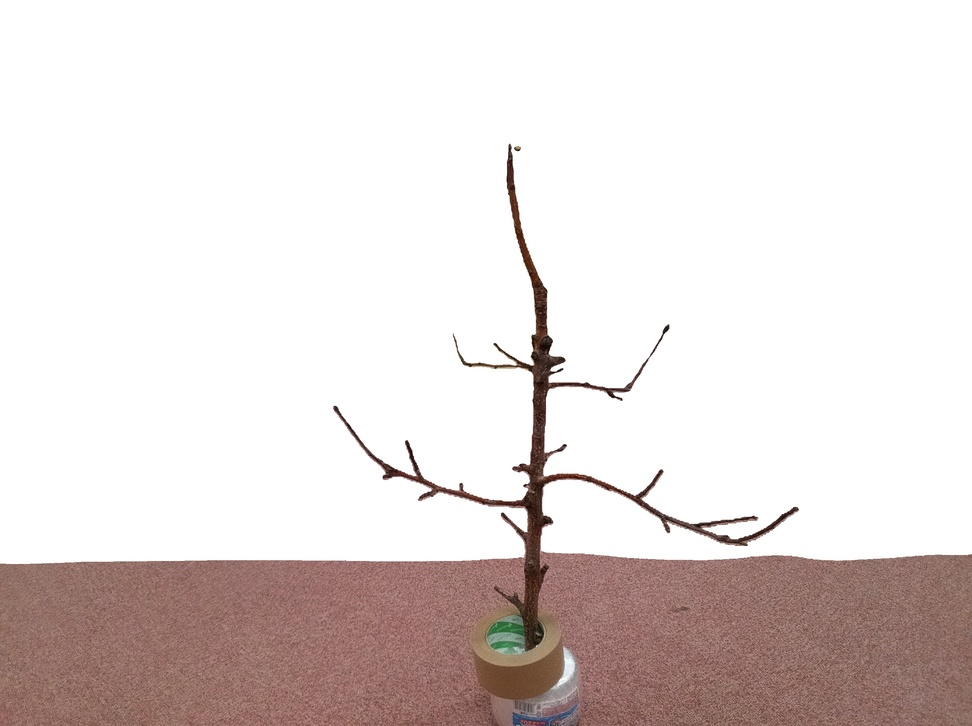
#> input picture 20240702162444.jpeg, 972 x 726 px, shrunk from 2592 x 1936 before the run, found by its file name
$ python image_skeleton.py
#> lines starting #> are read from the running program, lines starting #| are printed output that depends on the picture; after the words box and inside, x2 and y2 are one past the last pixel; in counts of white or black regions, pixels touching at a corner belong together
import cv2
import numpy as np
from skimage.morphology import skeletonize
import os

def detect_branch_points(image_path):
    # 画像の読み込み
    image = cv2.imread(image_path, cv2.IMREAD_GRAYSCALE)
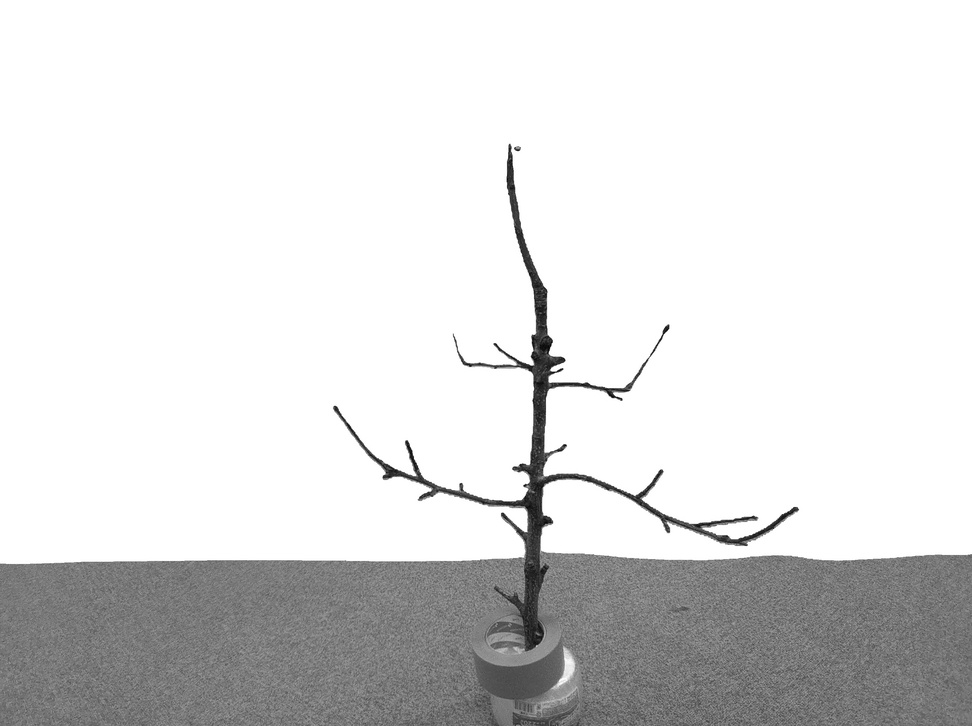
#> image: shape (726, 972); min 0, max 255, mean 221.1

    if image is None:
        print(f"Error: Could not read image from {image_path}")
        return

    # 二値化
    _, binary_image = cv2.threshold(image, 128, 255, cv2.THRESH_BINARY_INV)
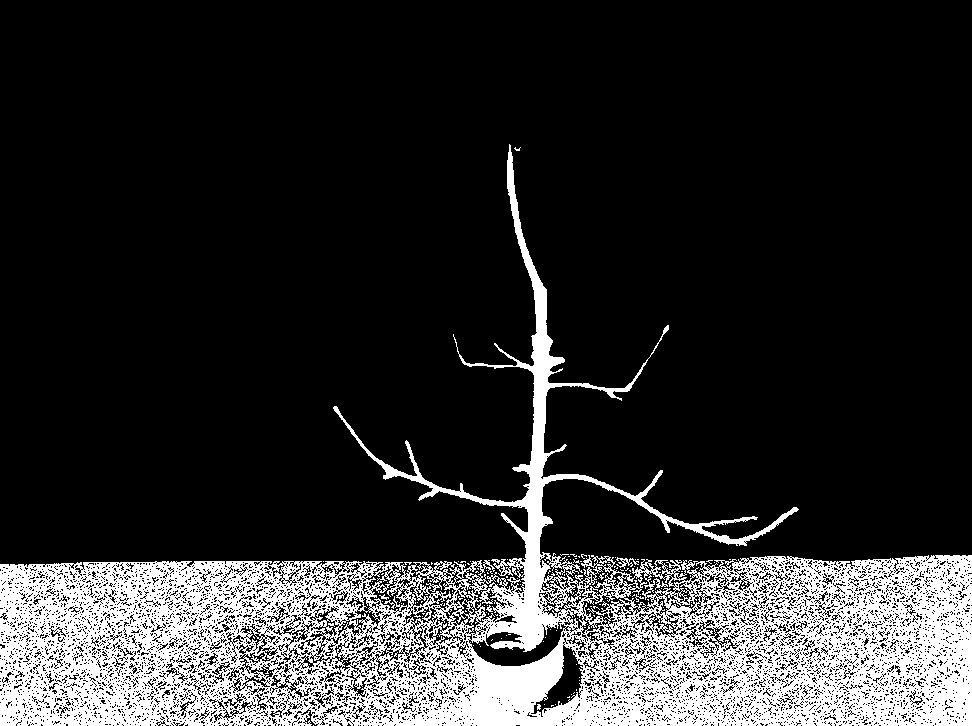
#> binary_image: shape (726, 972); 18% white; 159 white regions (152 under 20 px), largest, box (x1, y1, x2, y2) and area: (0, 144, 972, 726) 126029, (616, 557, 639, 569) 98, (384, 600, 395, 609) 29

    # スケルトン化
    skeleton = skeletonize(binary_image // 255).astype(np.uint8) * 255
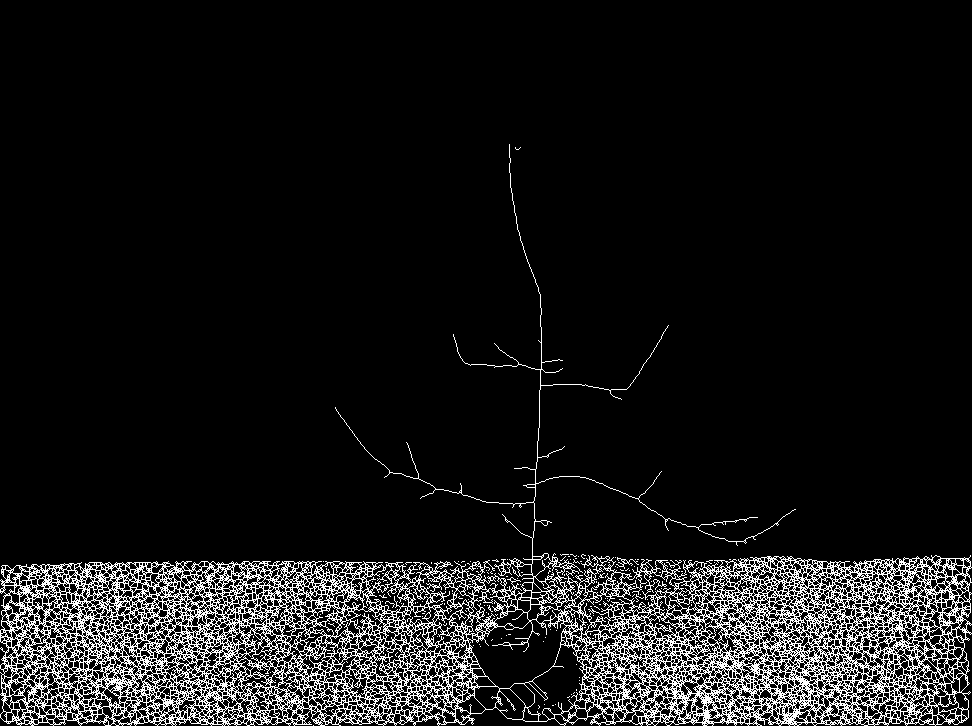
#> skeleton: shape (726, 972); 9.3% white in thin lines or dots, all inside (x1, y1, x2, y2) = (0, 144, 972, 726)

    # 隣接ピクセル数の計算
    kernel = np.array([[1, 1, 1],
                       [1, 10, 1],
                       [1, 1, 1]])
    neighbors = cv2.filter2D(skeleton, -1, kernel)
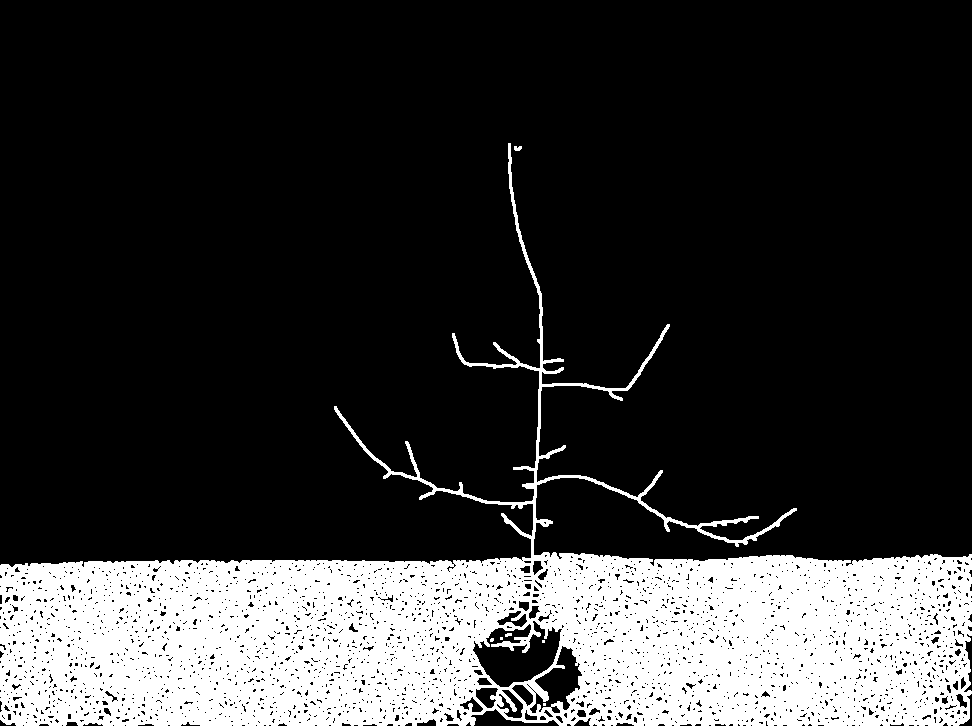
#> neighbors: shape (726, 972); 21.3% white; 7 white regions (4 under 20 px), largest, box (x1, y1, x2, y2) and area: (0, 143, 972, 726) 150147, (514, 146, 522, 151) 33, (505, 633, 512, 637) 22

    # ブランチポイントの検出
    branch_points = np.where(neighbors >= 30, 255, 0).astype(np.uint8)

    # 画像をファイルに保存
    cv2.imwrite('original_image.png', image)
    cv2.imwrite('skeleton.png', skeleton)
    cv2.imwrite('branch_points.png', branch_points)

    print("Images have been saved to current directory.")

if __name__ == "__main__":
    detect_branch_points('/home/kamada/work/3d-reconstruction/point_processing/20240702162444.jpeg')

$ run again, with ScreenCapture_2024-07-01-01-09-20.png saved as 20240702162444.jpeg
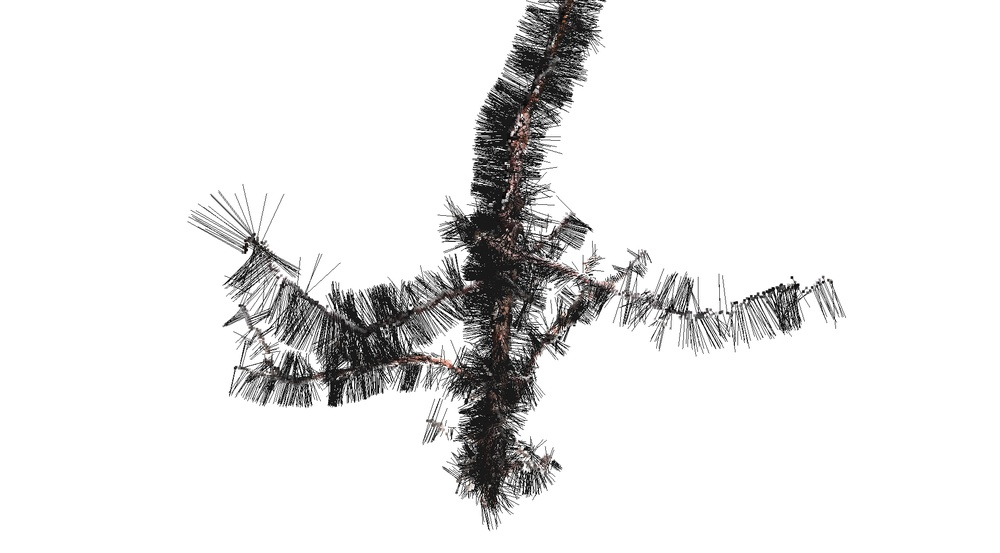
#> input picture ScreenCapture_2024-07-01-01-09-20.png, 1000 x 553 px, shrunk from 1920 x 1061 before the run, found by its file name
#> in detect_branch_points, `_, binary_image = cv2.threshold(image, 128, 255, cv2.THRESH_BINARY_INV)`:
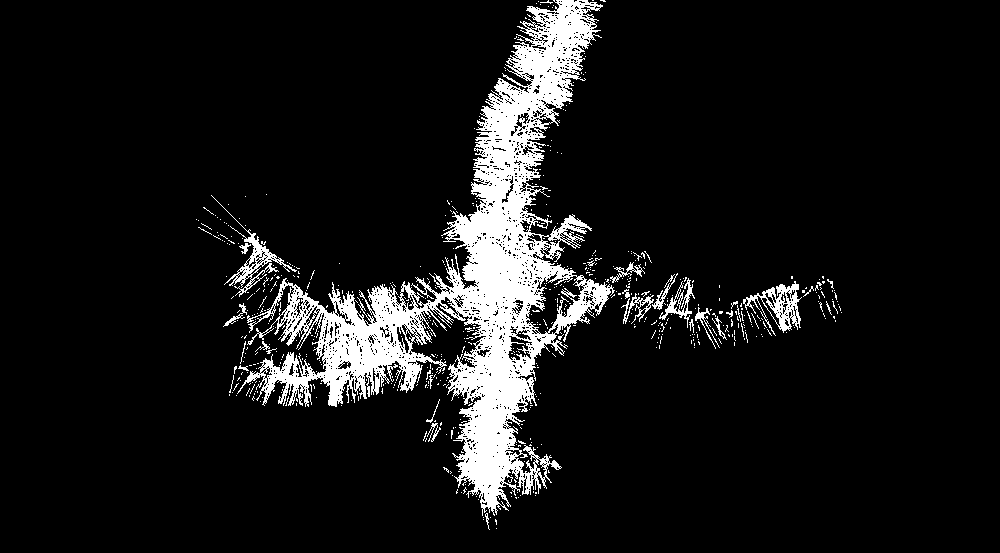
#> binary_image: shape (553, 1000); 9.2% white; 606 white regions (578 under 20 px), largest, box (x1, y1, x2, y2) and area: (237, 0, 615, 516) 44807, (743, 281, 802, 336) 1095, (211, 195, 297, 297) 975
#> skeleton: shape (553, 1000); 3.7% white in thin lines or dots, all inside (x1, y1, x2, y2) = (196, 0, 842, 530)
#> in detect_branch_points, `neighbors = cv2.filter2D(skeleton, -1, kernel)`:
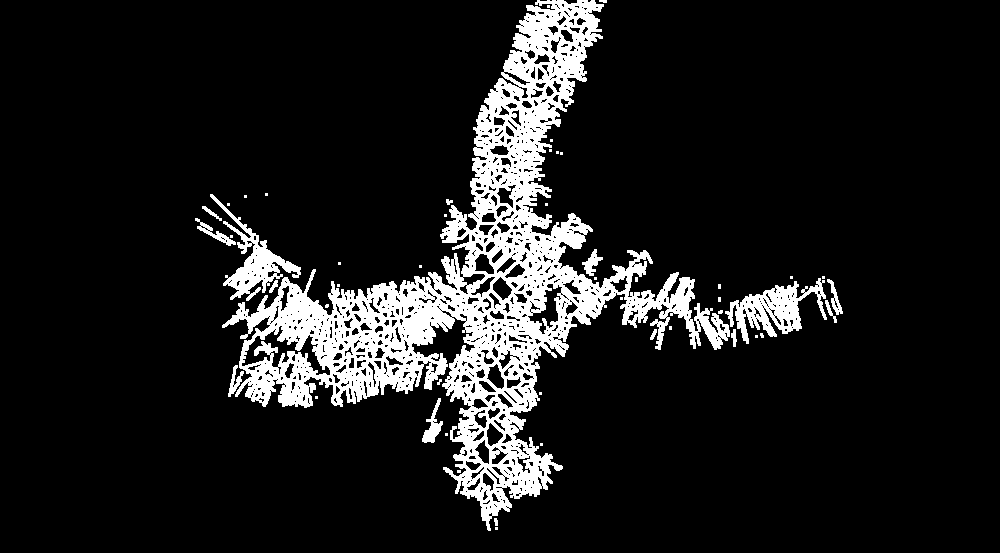
#> neighbors: shape (553, 1000); 11.4% white; 49 white regions (33 under 20 px), largest, box (x1, y1, x2, y2) and area: (222, 0, 730, 531) 55955, (725, 278, 827, 344) 2636, (210, 194, 301, 301) 2321
